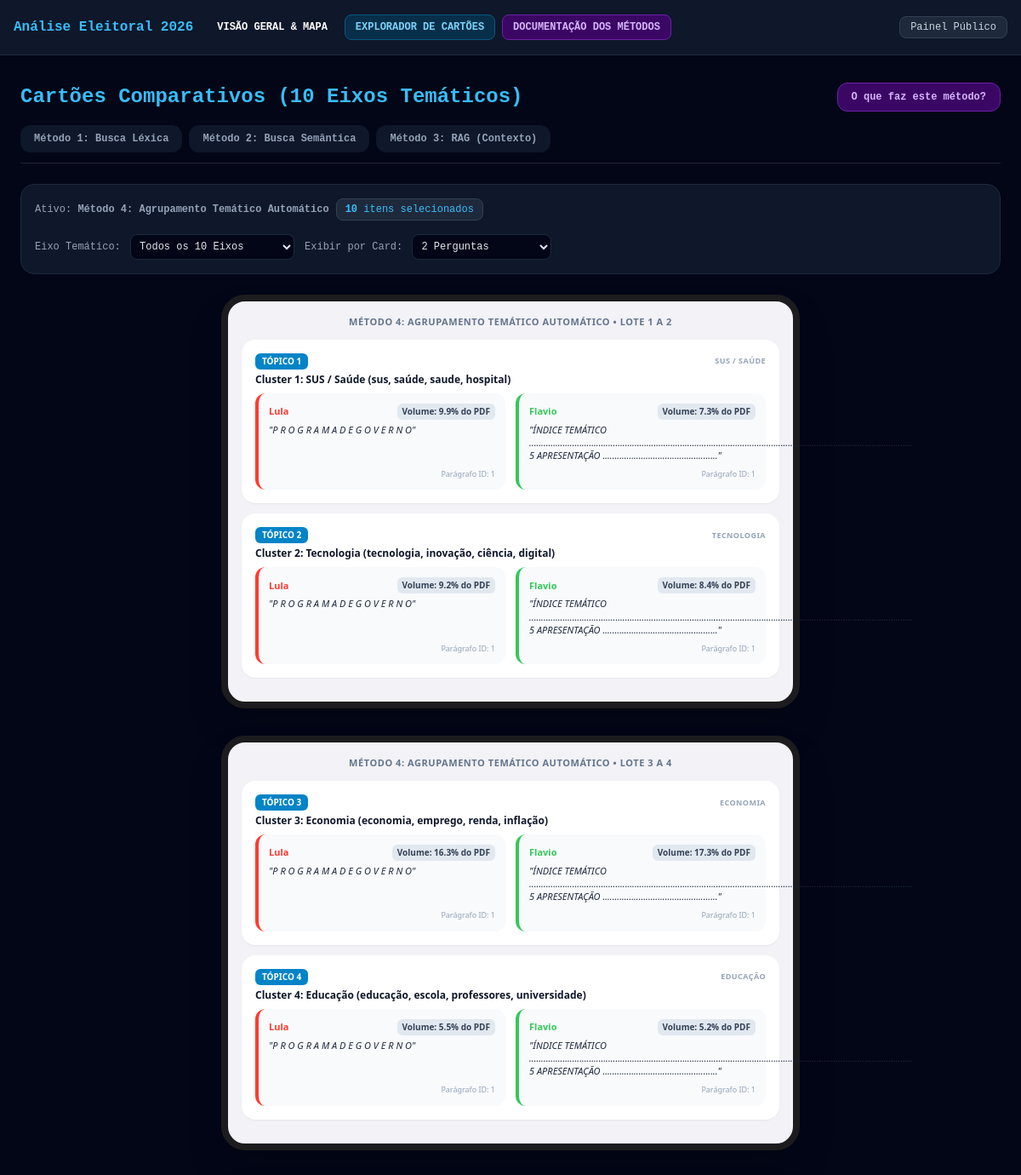
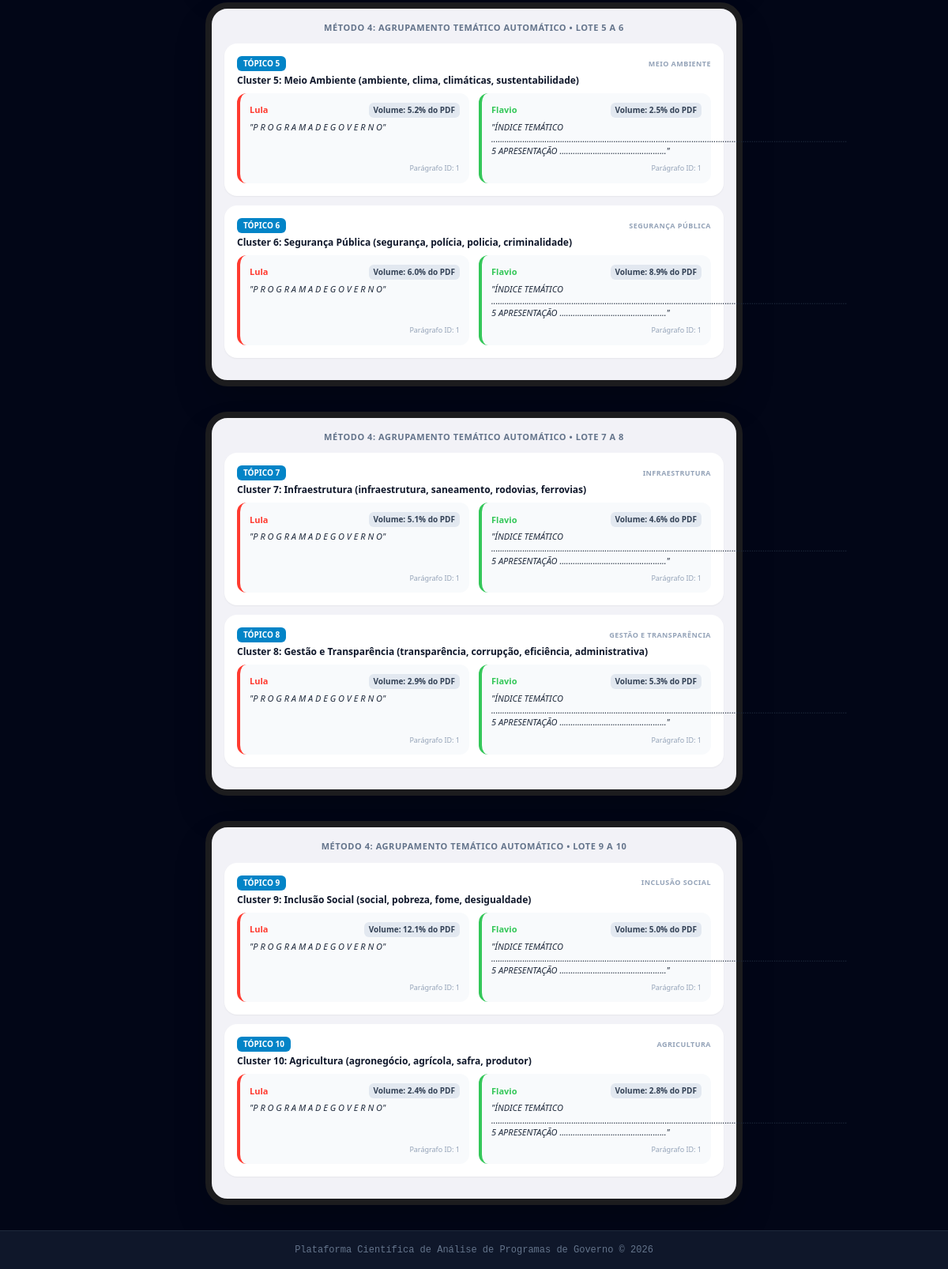
The app's page /cartoes/?metodo=METODO_4&qtd=2 with its own data (2 pictures, top to bottom).
### eleitoral_app/models.py (models this page shows, shortened)
class ResultadoMetodo(models.Model):
    METODO_CHOICES = (
        ('METODO_1', 'Método 1: Busca Léxica & KWIC'),
        ('METODO_2', 'Método 2: Busca Semântica por Similaridade'),
        ('METODO_3', 'Método 3: RAG (Síntese e Contexto)'),
        ('METODO_4', 'Método 4: Agrupamento Temático Automático'),
    )
    metodo_tipo = models.CharField(max_length=20, choices=METODO_CHOICES, default='METODO_2')
    num_item = models.IntegerField()
    eixo_tematico = models.CharField(max_length=100)
    titulo_item = models.TextField()
    sintese_rag = models.TextField(blank=True)
    candidato = models.ForeignKey(Candidato, on_delete=models.CASCADE)
    id_paragrafo = models.IntegerField(default=1)
    relevancia_score = models.CharField(max_length=50)
    trecho_encontrado = models.TextField()

class Candidato(models.Model):
    nome = models.CharField(max_length=150, unique=True)
    partido = models.CharField(max_length=50, default="Programa Oficial")
    cor_tema = models.CharField(max_length=20, default="#34c759")

### eleitoral_app/views.py (the view)
# urls.py: path('cartoes/', CartoesResultadosView.as_view(), name='cartoes_resultados'),
class CartoesResultadosView(TemplateView):
    template_name = 'eleitoral_app/cartoes_resultados.html'
    def get_context_data(self, **kwargs):
        c = super().get_context_data(**kwargs)
        metodo_sel = self.request.GET.get('metodo', 'METODO_2')
        qtd_por_card = int(self.request.GET.get('qtd', 2))
        eixo_sel = self.request.GET.get('eixo', '')
        qs_metodo = ResultadoMetodo.objects.filter(metodo_tipo=metodo_sel)
        if eixo_sel:
            qs_metodo = qs_metodo.filter(eixo_tematico=eixo_sel)
        numeros_itens = list(qs_metodo.values_list('num_item', flat=True).distinct().order_by('num_item'))
        lotes = []
        for i in range(0, len(numeros_itens), qtd_por_card):
            lotes_nums = numeros_itens[i:i + qtd_por_card]
            itens_lote = qs_metodo.filter(num_item__in=lotes_nums).order_by('num_item')
            agrupados_por_item = {}
            for item in itens_lote:
                if item.num_item not in agrupados_por_item:
                    agrupados_por_item[item.num_item] = {
                        'num': item.num_item,
                        'titulo': item.titulo_item,
                        'eixo': item.eixo_tematico,
                        'sintese': item.sintese_rag,
                        'respostas': []
                    }
                agrupados_por_item[item.num_item]['respostas'].append(item)
            for num_item, item_dict in agrupados_por_item.items():
                item_dict['respostas'].sort(
                    key=lambda r: 0 if r.candidato.cor_tema == '#ff3b30' or 'lula' in r.candidato.nome.lower() else 1
                )
            lotes.append({
                'intervalo': f"{lotes_nums[0]} a {lotes_nums[-1]}" if len(lotes_nums) > 1 else f"{lotes_nums[0]}",
                'itens': list(agrupados_por_item.values())
            })
        c['lotes_cartoes'] = lotes
        c['qtd_selecionada'] = qtd_por_card
        c['metodo_selecionado'] = metodo_sel
        c['eixo_selecionado'] = eixo_sel
        c['metodo_nome'] = dict(ResultadoMetodo.METODO_CHOICES).get(metodo_sel)
        c['eixos_disponiveis'] = ResultadoMetodo.objects.values_list('eixo_tematico', flat=True).distinct().order_by('eixo_tematico')
        c['total_perguntas_exibidas'] = len(numeros_itens)
        c['explicacao_metodo_ativo'] = DADOS_EXPLICAO_METODOS.get(metodo_sel, {})
        return c

### eleitoral_app/templates/eleitoral_app/cartoes_resultados.html (shortened to what this page needs)
{% extends 'eleitoral_app/base.html' %}
{% block content %}
<div class="mb-6 font-mono" x-data="{ mostrarExplicacao: false }">
    <div class="flex justify-between items-center mb-4">
        <h1 class="text-2xl font-bold text-sky-400">Cartões Comparativos (10 Eixos Temáticos)</h1>
        <button @click="mostrarExplicacao = !mostrarExplicacao" class="bg-purple-950 hover:bg-purple-900 text-purple-300 border border-purple-800 text-xs font-bold px-4 py-2 rounded-xl transition">
            <span x-text="mostrarExplicacao ? 'Ocultar Explicação do Método' : 'O que faz este método?'"></span>
        </button>
    </div>
    <div class="flex flex-wrap gap-2 border-b border-slate-800 pb-3 mb-6">
        <a href="?metodo=METODO_1&qtd={{ qtd_selecionada }}" class="px-4 py-2 rounded-xl text-xs font-bold transition {% if metodo_selecionado == 'METODO_1' %}bg-sky-600 text-slate-950{% else %}bg-slate-900 text-slate-400 hover:bg-slate-800{% endif %}">
            Método 1: Busca Léxica
        </a>
        <a href="?metodo=METODO_2&qtd={{ qtd_selecionada }}" class="px-4 py-2 rounded-xl text-xs font-bold transition {% if metodo_selecionado == 'METODO_2' %}bg-sky-600 text-slate-950{% else %}bg-slate-900 text-slate-400 hover:bg-slate-800{% endif %}">
            Método 2: Busca Semântica
        </a>
        <a href="?metodo=METODO_3&qtd={{ qtd_selecionada }}" class="px-4 py-2 rounded-xl text-xs font-bold transition {% if metodo_selecionado == 'METODO_3' %}bg-sky-600 text-slate-950{% else %}bg-slate-900 text-slate-400 hover:bg-slate-800{% endif %}">
            Método 3: RAG (Contexto)
        </a>
    </div>
    <div class="bg-slate-900 p-4 rounded-2xl border border-slate-800 flex flex-wrap justify-between items-center gap-4 text-xs">
        <div class="flex items-center space-x-2">
            <span class="text-slate-400">Ativo: <b>{{ metodo_nome }}</b></span>
            <span class="bg-slate-800 text-sky-400 px-2.5 py-1 rounded-lg border border-slate-700"><b>{{ total_perguntas_exibidas }}</b> itens selecionados</span>
        </div>
        <form method="get" class="flex flex-wrap items-center gap-3">
            <div>
                <label class="text-slate-400 mr-1">Eixo Temático:</label>
                <select name="eixo" onchange="this.form.submit()" class="bg-slate-950 border border-slate-800 text-slate-200 p-1.5 rounded-lg">
                    <option value="">Todos os 10 Eixos</option>
                </select>
            </div>
            <div>
                <label class="text-slate-400 mr-1">Exibir por Card:</label>
                <select name="qtd" onchange="this.form.submit()" class="bg-slate-950 border border-slate-800 text-slate-200 p-1.5 rounded-lg">
                    <option value="2" {% if qtd_selecionada == 2 %}selected{% endif %}>2 Perguntas</option>
                </select>
            </div>
        </form>
    </div>
</div>
<div class="flex flex-wrap justify-center gap-8">
    {% for lote in lotes_cartoes %}
    <div class="w-full max-w-[680px] bg-[#f2f2f7] p-4 rounded-[28px] border-[8px] border-[#1c1c1e] shadow-2xl text-slate-900 font-sans">
        <div class="text-center text-[11px] font-semibold text-slate-500 uppercase tracking-wider mb-3">{{ metodo_nome }} • Lote {{ lote.intervalo }}</div>
        {% for item in lote.itens %}
        <div class="bg-white rounded-2xl p-4 mb-3 shadow-sm">
            <div class="flex justify-between items-center mb-1">
                <span class="inline-block bg-sky-600 text-white text-[10px] font-bold px-2 py-0.5 rounded-md uppercase">
                    {% if metodo_selecionado == 'METODO_4' %}Tópico {{ item.num }}{% else %}Pergunta {{ item.num }}{% endif %}
                </span>
                <span class="text-[9px] font-bold text-slate-400 uppercase tracking-wider">{{ item.eixo }}</span>
            </div>
            <div class="text-xs font-bold text-slate-900 mb-2">{{ item.titulo }}</div>
            <div class="grid grid-cols-1 sm:grid-cols-2 gap-3">
                {% for r in item.respostas %}
                <div class="bg-slate-50 rounded-xl p-3 border-l-4 flex flex-col justify-between" style="border-left-color: {{ r.candidato.cor_tema }}">
                    <div>
                        <div class="flex justify-between items-center text-[11px] font-bold mb-1" style="color: {{ r.candidato.cor_tema }}">
                            <span>{{ r.candidato.nome }}</span>
                            <span class="text-[10px] bg-slate-200 text-slate-700 px-1.5 py-0.5 rounded-md">{{ r.relevancia_score }}</span>
                        </div>
                        <div class="text-[11px] text-slate-800 italic leading-snug">"{{ r.trecho_encontrado }}"</div>
                    </div>
                    <div class="text-[9px] text-slate-400 text-right mt-2">Parágrafo ID: {{ r.id_paragrafo }}</div>
                </div>
                {% endfor %}
            </div>
        </div>
        {% endfor %}
    </div>
    {% endfor %}
</div>
{% endblock %}

### records on screen
ResultadoMetodo: eixo "SUS / SAÚDE", titulo "Cluster 1: SUS / Saúde (sus, saúde, saude, hospital)", candidato.nome "Lula", relevancia_score "Volume: 9.9% do PDF", trecho_encontrado "P R O G R A M A D E G O V E R N O", id_paragrafo "1"
ResultadoMetodo: candidato.nome "Flavio", relevancia_score "Volume: 7.3% do PDF", trecho_encontrado "ÍNDICE TEMÁTICO ................................................................................................................................................................ 5 APRESENTAÇÃO ................................................", id_paragrafo "1"
ResultadoMetodo: eixo "TECNOLOGIA", titulo "Cluster 2: Tecnologia (tecnologia, inovação, ciência, digital)", candidato.nome "Lula", relevancia_score "Volume: 9.2% do PDF", trecho_encontrado "P R O G R A M A D E G O V E R N O", id_paragrafo "1"
ResultadoMetodo: candidato.nome "Flavio", relevancia_score "Volume: 8.4% do PDF", trecho_encontrado "ÍNDICE TEMÁTICO ................................................................................................................................................................ 5 APRESENTAÇÃO ................................................", id_paragrafo "1"
ResultadoMetodo: eixo "ECONOMIA", titulo "Cluster 3: Economia (economia, emprego, renda, inflação)", candidato.nome "Lula", relevancia_score "Volume: 16.3% do PDF", trecho_encontrado "P R O G R A M A D E G O V E R N O", id_paragrafo "1"
ResultadoMetodo: candidato.nome "Flavio", relevancia_score "Volume: 17.3% do PDF", trecho_encontrado "ÍNDICE TEMÁTICO ................................................................................................................................................................ 5 APRESENTAÇÃO ................................................", id_paragrafo "1"
ResultadoMetodo: eixo "EDUCAÇÃO", titulo "Cluster 4: Educação (educação, escola, professores, universidade)", candidato.nome "Lula", relevancia_score "Volume: 5.5% do PDF", trecho_encontrado "P R O G R A M A D E G O V E R N O", id_paragrafo "1"
ResultadoMetodo: candidato.nome "Flavio", relevancia_score "Volume: 5.2% do PDF", trecho_encontrado "ÍNDICE TEMÁTICO ................................................................................................................................................................ 5 APRESENTAÇÃO ................................................", id_paragrafo "1"
ResultadoMetodo: eixo "MEIO AMBIENTE", titulo "Cluster 5: Meio Ambiente (ambiente, clima, climáticas, sustentabilidade)", candidato.nome "Lula", relevancia_score "Volume: 5.2% do PDF", trecho_encontrado "P R O G R A M A D E G O V E R N O", id_paragrafo "1"
ResultadoMetodo: candidato.nome "Flavio", relevancia_score "Volume: 2.5% do PDF", trecho_encontrado "ÍNDICE TEMÁTICO ................................................................................................................................................................ 5 APRESENTAÇÃO ................................................", id_paragrafo "1"
ResultadoMetodo: eixo "SEGURANÇA PÚBLICA", titulo "Cluster 6: Segurança Pública (segurança, polícia, policia, criminalidade)", candidato.nome "Lula", relevancia_score "Volume: 6.0% do PDF", trecho_encontrado "P R O G R A M A D E G O V E R N O", id_paragrafo "1"
ResultadoMetodo: candidato.nome "Flavio", relevancia_score "Volume: 8.9% do PDF", trecho_encontrado "ÍNDICE TEMÁTICO ................................................................................................................................................................ 5 APRESENTAÇÃO ................................................", id_paragrafo "1"
ResultadoMetodo: eixo "INFRAESTRUTURA", titulo "Cluster 7: Infraestrutura (infraestrutura, saneamento, rodovias, ferrovias)", candidato.nome "Lula", relevancia_score "Volume: 5.1% do PDF", trecho_encontrado "P R O G R A M A D E G O V E R N O", id_paragrafo "1"
ResultadoMetodo: candidato.nome "Flavio", relevancia_score "Volume: 4.6% do PDF", trecho_encontrado "ÍNDICE TEMÁTICO ................................................................................................................................................................ 5 APRESENTAÇÃO ................................................", id_paragrafo "1"
ResultadoMetodo: eixo "GESTÃO E TRANSPARÊNCIA", titulo "Cluster 8: Gestão e Transparência (transparência, corrupção, eficiência, administrativa)", candidato.nome "Lula", relevancia_score "Volume: 2.9% do PDF", trecho_encontrado "P R O G R A M A D E G O V E R N O", id_paragrafo "1"
ResultadoMetodo: candidato.nome "Flavio", relevancia_score "Volume: 5.3% do PDF", trecho_encontrado "ÍNDICE TEMÁTICO ................................................................................................................................................................ 5 APRESENTAÇÃO ................................................", id_paragrafo "1"
ResultadoMetodo: eixo "INCLUSÃO SOCIAL", titulo "Cluster 9: Inclusão Social (social, pobreza, fome, desigualdade)", candidato.nome "Lula", relevancia_score "Volume: 12.1% do PDF", trecho_encontrado "P R O G R A M A D E G O V E R N O", id_paragrafo "1"
ResultadoMetodo: candidato.nome "Flavio", relevancia_score "Volume: 5.0% do PDF", trecho_encontrado "ÍNDICE TEMÁTICO ................................................................................................................................................................ 5 APRESENTAÇÃO ................................................", id_paragrafo "1"
ResultadoMetodo: eixo "AGRICULTURA", titulo "Cluster 10: Agricultura (agronegócio, agrícola, safra, produtor)", candidato.nome "Lula", relevancia_score "Volume: 2.4% do PDF", trecho_encontrado "P R O G R A M A D E G O V E R N O", id_paragrafo "1"
ResultadoMetodo: candidato.nome "Flavio", relevancia_score "Volume: 2.8% do PDF", trecho_encontrado "ÍNDICE TEMÁTICO ................................................................................................................................................................ 5 APRESENTAÇÃO ................................................", id_paragrafo "1"

### other values on screen
{{ metodo_nome }} "Método 4: Agrupamento Temático Automático"
{{ total_perguntas_exibidas }} "10"
{{ metodo_nome }} "MÉTODO 4: AGRUPAMENTO TEMÁTICO AUTOMÁTICO" "MÉTODO 4: AGRUPAMENTO TEMÁTICO AUTOMÁTICO" "MÉTODO 4: AGRUPAMENTO TEMÁTICO AUTOMÁTICO" "MÉTODO 4: AGRUPAMENTO TEMÁTICO AUTOMÁTICO" "MÉTODO 4: AGRUPAMENTO TEMÁTICO AUTOMÁTICO"
{{ lote.intervalo }} "1 A 2" "3 A 4" "5 A 6" "7 A 8" "9 A 10"
{{ item.num }} "1" "2" "3" "4" "5" "6" "7" "8" "9" "10"
